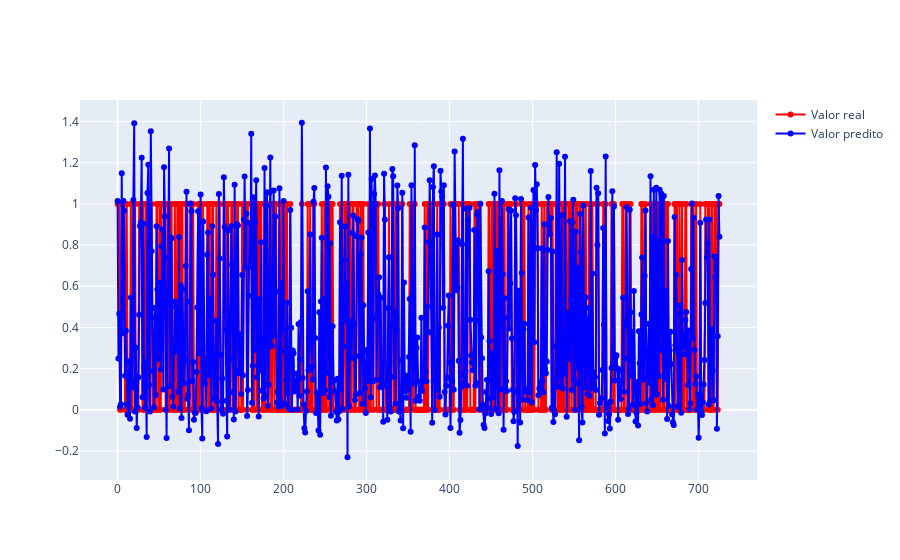

The notebook cell saved with this chart:
### Code cell
import numpy as np
import seaborn as sns
import pandas as pd
import matplotlib.pyplot as plt
from sklearn.model_selection import train_test_split;
from sklearn.linear_model import LinearRegression;
from sklearn.metrics import mean_squared_error;
from ydata_profiling import ProfileReport
import plotly.graph_objects as go;
from sklearn.ensemble import RandomForestClassifier


link = 'https://raw.githubusercontent.com/bernardogomesrib/IA-projeto/main/archive/Student_Dropout_rate.csv';
dataset = pd.read_csv(link,sep=";")
dicionario ={"Graduate":0,"Dropout":1,"Enrolled":2}#dicionario para transformar as strings em números
#transformando as strings em números
for i in range(len(dataset['Target'].values)):
  dataset['Target'].values[i] = dicionario[dataset['Target'].values[i]]
#fim transformação

#apagando todas as linhas que tem a coluna 'Target' com valor igual a 2
dataset = dataset[dataset['Target'] != 2]
#fim apagar linhas


#transformando o dataframe em um dataframe do pandas
data = pd.DataFrame(data=dataset)

#definindo o que vai ser resultado e o que é informação
y = dataset['Target'] #resultado
x = dataset.drop(['Target'],axis=1); #informação



#dividindo os dados em teste e resultado para treino e teste em 80% treino e 20% teste 
var_treinamento,var_teste,resp_treinamento,resp_test = train_test_split(x,y,test_size = 0.2,random_state = 5)
#definindo um dataframe para visualizar como foi predito e como foi o resultado
dataframe_results = pd.DataFrame()



#definindo os valores reais no dataframe
dataframe_results['Valor_real'] = resp_test.values
#fim definição inicial do dataframe

#treinando o modelo
lin_model = LinearRegression()
lin_model.fit(var_treinamento,resp_treinamento)
#fim treinamento
predicao = lin_model.predict(var_teste)



#enviando para o dataframe os valores preditos
dataframe_results['valor_predito'] = predicao
rmse = (np.sqrt(mean_squared_error(resp_test,predicao)))

print("rmse = ",rmse);



#dataframe_results

#Linha com valores reais
fig = go.Figure()
fig.add_trace(go.Scatter(x=dataframe_results.index,
                            y=dataframe_results.Valor_real,
                            mode='lines+markers',
                            name='Valor real',
                            line=dict(color='RED', width=2)))


#Linha com dados preditos
fig.add_trace(go.Scatter(x=dataframe_results.index,
                            y=dataframe_results.valor_predito,
                            mode='lines+markers',
                            name='Valor predito',
                            line=dict(color='BLUE', width=2)))

fig.show()

### Figure 1 — Plotly figure (JSON) as saved in the notebook; plotly's stock layout.template omitted (floating-point values rounded to 4 significant figures; data arrays with more than 128 entries replaced by an {"elided": "..."} marker saying what was removed)
{"data": [{"line": {"color": "RED", "width": 2}, "mode": "lines+markers", "name": "Valor real", "type": "scatter", "x": {"elided": "726 int values"}, "y": {"elided": "726 int values"}}, {"line": {"color": "BLUE", "width": 2}, "mode": "lines+markers", "name": "Valor predito", "type": "scatter", "x": {"elided": "726 int values"}, "y": {"elided": "726 float values"}}], "layout": {}}
